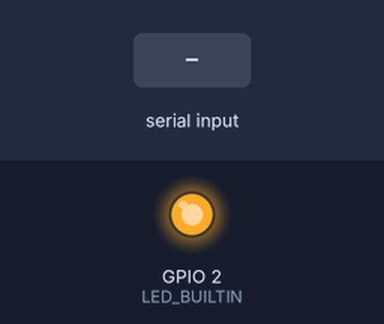
Bench run of a program on a simulated ESP32. Shown: output pins drawn as LEDs (lit = HIGH). Wiring (inferred from the names in the program): MPU-9250 motion sensor at I2C address 0x68; MPU-9250 motion sensor at I2C address 0x69. The inputs (shaded band) are chosen by the test bench. What the program prints to the serial monitor is not drawn.

Above: at 0.1 s.
At 4.7 s:
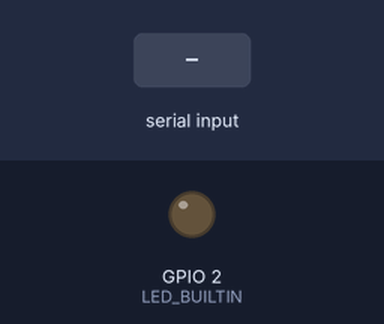
4.8 s: "r\n" received over Serial
6.3 s: "R\n" received over Serial
7.8 s: "h\n" received over Serial
Timing chart, 0 to 10.8 s (numbered marks = the images above; inputs shaded):
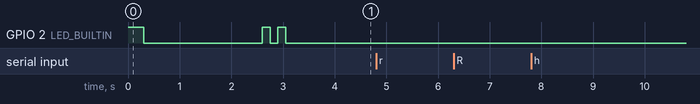

The program:

main.cpp
```cpp
/*
 * I2C 스캔 테스트 - MPU9250 감지
 * - 도움말 문구를 A4/A5 기준으로 정리
 * - 스캔 전 라인 상태 출력(붙잡힘 진단)
 * - 필요 시 I2C 버스 복구(9클럭 토글 + STOP)
 */

#include <Arduino.h>
#include <Wire.h>

// ✅ ESP32-WROOM-32E용 LED 핀 정의
#ifndef LED_BUILTIN
#define LED_BUILTIN 2  // ESP32-WROOM-32E 내장 LED는 GPIO2
#endif

// 보드 매크로를 사용해 핀 혼동 방지
#define SDA_PIN 21  // ESP32 기본 SDA
#define SCL_PIN 22  // ESP32 기본 SCL

// ---- I2C 라인 상태/복구 유틸 ----
static inline int readLineHi(int pin) {
  pinMode(pin, INPUT_PULLUP);     // 내부 풀업으로 '하드 LOW' 여부 판별
  delayMicroseconds(5);
  return digitalRead(pin);        // 1=HIGH(정상 혹은 부하없음), 0=LOW(붙잡힘/단락)
}

void printLineState(int scl, int sda, const char* tag) {
  int sdaState = readLineHi(sda);
  int sclState = readLineHi(scl);
  Serial.printf("라인 상태(%s): SDA=%d, SCL=%d (1=HIGH)\n", tag, sdaState, sclState);
}

// SCL을 9펄스 토글한 후 STOP 조건 생성(버스 붙잡힘 해제 시도)
void i2cBusRecover(int scl, int sda) {
  Serial.println("⚠️  버스 복구 시도(9클럭 + STOP)...");
  pinMode(sda, INPUT_PULLUP);
  pinMode(scl, OUTPUT);
  digitalWrite(scl, HIGH);
  delayMicroseconds(5);

  for (int i = 0; i < 9; i++) {
    digitalWrite(scl, LOW);  delayMicroseconds(8);
    digitalWrite(scl, HIGH); delayMicroseconds(8);
  }
  // STOP: SCL HIGH 상태에서 SDA 릴리스(풀업 HIGH)
  digitalWrite(scl, HIGH);
  pinMode(sda, INPUT_PULLUP);
  delayMicroseconds(10);
  printLineState(scl, sda, "복구후");
}

// ---- I2C 스캐너 ----
void performI2CScan() {
  Serial.println("\n=================================");
  Serial.println("I2C 버스 스캔 시작");
  Serial.println("=================================\n");

  // 1) 스캔 전 라인 진단 및 필요시 복구
  printLineState(SCL_PIN, SDA_PIN, "사전");
  if (readLineHi(SCL_PIN) == LOW || readLineHi(SDA_PIN) == LOW) {
    i2cBusRecover(SCL_PIN, SDA_PIN);
  }

  // 2) I2C 시작
  Wire.begin(SDA_PIN, SCL_PIN);
  Wire.setClock(100000);
  Wire.setTimeout(50);
  Serial.printf("I2C 설정: SDA=%d, SCL=%d, 100kHz\n", SDA_PIN, SCL_PIN);

  // 3) 주소 스캔
  int found = 0;
  bool mpu9250Found = false;

  for (uint8_t addr = 1; addr < 127; addr++) {
    if ((addr & 0x0F) == 0x00) {
      Serial.printf("스캔 중: 0x%02X - 0x%02X\n", addr, addr + 15);
    }

    Wire.beginTransmission(addr);
    uint8_t error = Wire.endTransmission();

    if (error == 0) {
      Serial.printf("  ✓ 장치 발견: 0x%02X", addr);

      // MPU-9250 후보 주소
      if (addr == 0x68 || addr == 0x69) {
        Serial.print(" ← MPU9250?");
        // WHO_AM_I(0x75) 읽기
        Wire.beginTransmission(addr);
        Wire.write(0x75);
        if (Wire.endTransmission(false) == 0 && Wire.requestFrom(addr, (uint8_t)1) == 1) {
          uint8_t whoami = Wire.read();
          Serial.printf(" (WHO_AM_I=0x%02X)", whoami);
          // 일반적으로 0x71(9250), 0x70(6500 파생), 일부 모듈은 0x73 보고 사례도 존재
          if (whoami == 0x71 || whoami == 0x70 || whoami == 0x73) {
            Serial.print(" ✓ 정상범위");
            mpu9250Found = true;
          } else if (whoami == 0xFF) {
            Serial.print(" ❌ 응답 없음");
          } else {
            Serial.print(" ⚠️  예상치 못한 ID");
          }
        } else {
          Serial.print(" ⚠️  WHO_AM_I 읽기 실패");
        }
      }

      Serial.println();
      found++;
    }

    delay(2);
  }

  // 4) 결과 요약
  Serial.println("\n=================================");
  Serial.printf("스캔 완료: %d개 장치 발견\n", found);
  Serial.println("=================================\n");

  if (found == 0) {
    Serial.println("❌ I2C 장치가 발견되지 않았습니다!\n");
    Serial.println("점검 체크리스트:");
    Serial.println("  1) 배선: VCC→3.3V, GND→GND");
    Serial.println("  2) 핀  : SCL→GPIO22, SDA→GPIO21");
    Serial.println("  3) NCS : 3.3V에 연결(필수, I2C 모드 고정)");
    Serial.println("  4) AD0 : GND(주소 0x68) 또는 3.3V(0x69)");
    Serial.println("  5) 라인: 스캔 직전 '라인 상태'가 둘 다 1인지 확인");
  } else if (!mpu9250Found) {
    Serial.printf("⚠️  %d개 장치가 보이지만 MPU9250(0x68/0x69)은 없음\n\n", found);
    Serial.println("추가 점검:");
    Serial.println("  - AD0=GND → 0x68, AD0=3.3V → 0x69");
    Serial.println("  - 모듈 실크의 VCC/VIN 의미 확인(3.3V 전용인지, 5V LDO 입력인지)");
  } else {
    Serial.println("✓ MPU9250 감지 성공!\n");
  }
}

void setup() {
  // LED 준비
  pinMode(LED_BUILTIN, OUTPUT);
  digitalWrite(LED_BUILTIN, HIGH); delay(300);
  digitalWrite(LED_BUILTIN, LOW);  delay(300);   // 1회: setup 진입

  // 일반 UART Serial
  Serial.begin(115200);

  // ✅ ESP32-WROOM-32E는 Serial.isConnected()가 없으므로 단순 대기
  delay(2000);  // 시리얼 모니터 연결 대기

  for (int i = 0; i < 2; i++) {                  // 2회: Serial.begin 완료
    digitalWrite(LED_BUILTIN, HIGH); delay(150);
    digitalWrite(LED_BUILTIN, LOW);  delay(150);
  }

  // 디버그 배너
  Serial.println("\n\n=========================");
  Serial.println("ESP32-WROOM-32E I2C 스캔");
  Serial.println("=========================");
  Serial.printf("보드: ESP32-DevKit (WROOM-32E)\n");
  Serial.printf("시간: %lu ms\n", millis());
  Serial.printf("Free Heap: %d bytes\n", ESP.getFreeHeap());

  Serial.println("\nLED 신호 해석:");
  Serial.println("  1회 깜빡임 = setup() 진입");
  Serial.println("  2회 깜빡임 = Serial.begin() 완료");

  // 초기 스캔
  performI2CScan();

  Serial.println("\n💡 'r' 입력 후 Enter를 누르면 재스캔");
  Serial.print("> ");
}

void loop() {
  static unsigned long lastStatus = 0;
  static int statusCount = 0;

  // 5초마다 상태 출력
  if (millis() - lastStatus > 5000) {
    lastStatus = millis();
    statusCount++;
    Serial.println("\n===== 시스템 상태 =====");
    Serial.printf("가동 시간: %lu 초\n", millis() / 1000);
    Serial.printf("Heap: %d bytes\n", ESP.getFreeHeap());
    Serial.printf("상태 출력 횟수: %d\n", statusCount);
    Serial.println("명령: r=스캔, h=도움말");
    Serial.println("======================\n> ");
  }

  // 시리얼 명령
  if (Serial.available()) {
    char cmd = Serial.read();
    while (Serial.available()) Serial.read();  // 버퍼 비우기
    Serial.println(cmd);                       // 에코

    if (cmd == 'r' || cmd == 'R') {
      Serial.println("\n>>> 재스캔 시작\n");
      performI2CScan();
      Serial.print("\n> ");
    } else if (cmd == 'h' || cmd == 'H') {
      Serial.println("\n=== 도움말 ===");
      Serial.println("r = I2C 재스캔");
      Serial.println("h = 도움말");
      Serial.println("\nMPU9250 배선 (ESP32-WROOM-32E):");
      Serial.println("  VCC → 3.3V");
      Serial.println("  GND → GND");
      Serial.println("  SCL → GPIO22");
      Serial.println("  SDA → GPIO21");
      Serial.println("  NCS → 3.3V (필수!)");
      Serial.println("  AD0 → GND(주소 0x68) 또는 3.3V(0x69)");
      Serial.print("\n> ");
    } else if (cmd == '\n' || cmd == '\r') {
      Serial.print("> ");
    } else {
      Serial.printf("알 수 없는 명령: '%c' (h=도움말)\n> ", cmd);
    }
  }
}
```

Measured:
- after the input at 4.8 s, every drawn part: stays the same
- after the input at 6.3 s, every drawn part: stays the same
- after the input at 7.8 s, every drawn part: stays the same
